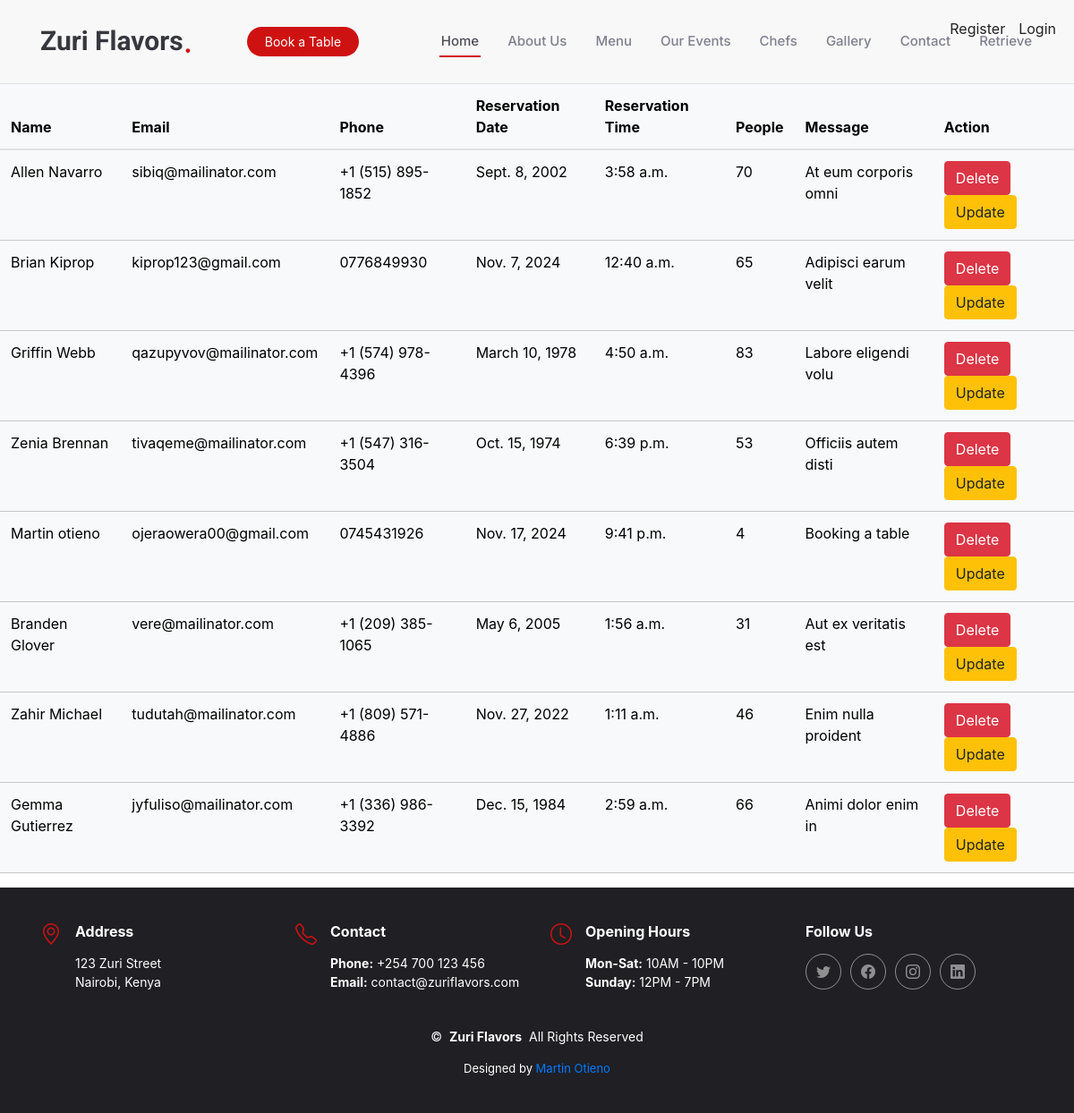
Screenshot of /show_bookings/ with the database file from the repository.
### myapp/models.py (models this page shows, shortened)
class Booking(models.Model):
    name = models.CharField(max_length=255)
    email = models.EmailField(max_length=254)
    phone = models.CharField(max_length=20)
    date = models.DateField()
    time = models.TimeField()
    people = models.PositiveIntegerField()
    message = models.TextField()
    from django.db import models

### myapp/views.py (the view)
# urls.py: path('show_bookings/', views.retrieve_bookings, name='show_bookings'),
def retrieve_bookings(request):
    bookings = Booking.objects.all()
    context = {'bookings':bookings}
    return render(request, 'show_booking.html', context)

### templates/show_booking.html (shortened to what this page needs)
{% extends 'base.html' %}
{% load static %}
{% block content %}
<table class="table table-light">
    <thead>
        <tr>
            <th>Name</th>
            <th>Email</th>
            <th>Phone</th>
            <th>Reservation Date</th>
            <th>Reservation Time</th>
            <th>People</th>
            <th>Message</th>
            <th>Action</th>
        </tr>
    </thead>
    <tbody>
        {% for booking in bookings %}
        <tr>
            <td>{{ booking.name }}</td>
            <td>{{ booking.email }}</td>
            <td>{{ booking.phone }}</td>
            <td>{{ booking.date }}</td>
            <td>{{ booking.time }}</td>
            <td>{{ booking.people }}</td>
            <td>{{ booking.message }}</td>
            <td>
                <a href="{% url 'delete_booking' booking.id %}"
                class="btn btn-danger"
                onclick="return confirm('Do you really want to delete this booking?');">
                Delete
                </a>
                <a href="{% url 'update_booking' booking.id %}" class="btn btn-warning">Update</a>
            </td>
        </tr>
        {% endfor %}
    </tbody>
</table>
{% endblock %}

### static/assets/css/main.css (style rules this page uses)
:root { --default-font: "Roboto", system-ui, -apple-system, "Segoe UI", Roboto, "Helvetica Neue", Arial, "Noto Sans", "Liberation Sans", sans-serif, "Apple Color Emoji", "Segoe UI Emoji", "Segoe UI Symbol", "Noto Color Emoji"; --heading-font: "Amatic SC", sans-serif; --nav-font: "Inter", sans-serif; }
:root { --background-color: #ffffff; --default-color: #212529; --heading-color: #37373f; --accent-color: #ce1212; --surface-color: #ffffff; --contrast-color: #ffffff; }
:root { --nav-color: #7f7f90; --nav-hover-color: #ce1212; --nav-mobile-background-color: #ffffff; --nav-dropdown-background-color: #ffffff; --nav-dropdown-color: #7f7f90; --nav-dropdown-hover-color: #ce1212; }
:root { scroll-behavior: smooth; }
body { color: var(--default-color); background-color: var(--background-color); font-family: var(--default-font); }
a { color: var(--accent-color); text-decoration: none; transition: 0.3s; }

### static/assets/css/style.css (style rules this page uses)
body { margin: 0; padding: 0; background-color: #17a2b8; height: 100vh; }

### rows the page displays
Booking: name "Allen Navarro", email "sibiq@mailinator.com", phone "+1 (515) 895-1852", date "Sept. 8, 2002", time "3:58 a.m.", people "70", message "At eum corporis omni"
Booking: name "Brian Kiprop", email "kiprop123@gmail.com", phone "0776849930", date "Nov. 7, 2024", time "12:40 a.m.", people "65", message "Adipisci earum velit"
Booking: name "Griffin Webb", email "qazupyvov@mailinator.com", phone "+1 (574) 978-4396", date "March 10, 1978", time "4:50 a.m.", people "83", message "Labore eligendi volu"
Booking: name "Zenia Brennan", email "tivaqeme@mailinator.com", phone "+1 (547) 316-3504", date "Oct. 15, 1974", time "6:39 p.m.", people "53", message "Officiis autem disti"
Booking: name "Martin otieno", email "ojeraowera00@gmail.com", phone "0745431926", date "Nov. 17, 2024", time "9:41 p.m.", people "4", message "Booking a table"
Booking: name "Branden Glover", email "vere@mailinator.com", phone "+1 (209) 385-1065", date "May 6, 2005", time "1:56 a.m.", people "31", message "Aut ex veritatis est"
Booking: name "Zahir Michael", email "tudutah@mailinator.com", phone "+1 (809) 571-4886", date "Nov. 27, 2022", time "1:11 a.m.", people "46", message "Enim nulla proident"
Booking: name "Gemma Gutierrez", email "jyfuliso@mailinator.com", phone "+1 (336) 986-3392", date "Dec. 15, 1984", time "2:59 a.m.", people "66", message "Animi dolor enim in"
